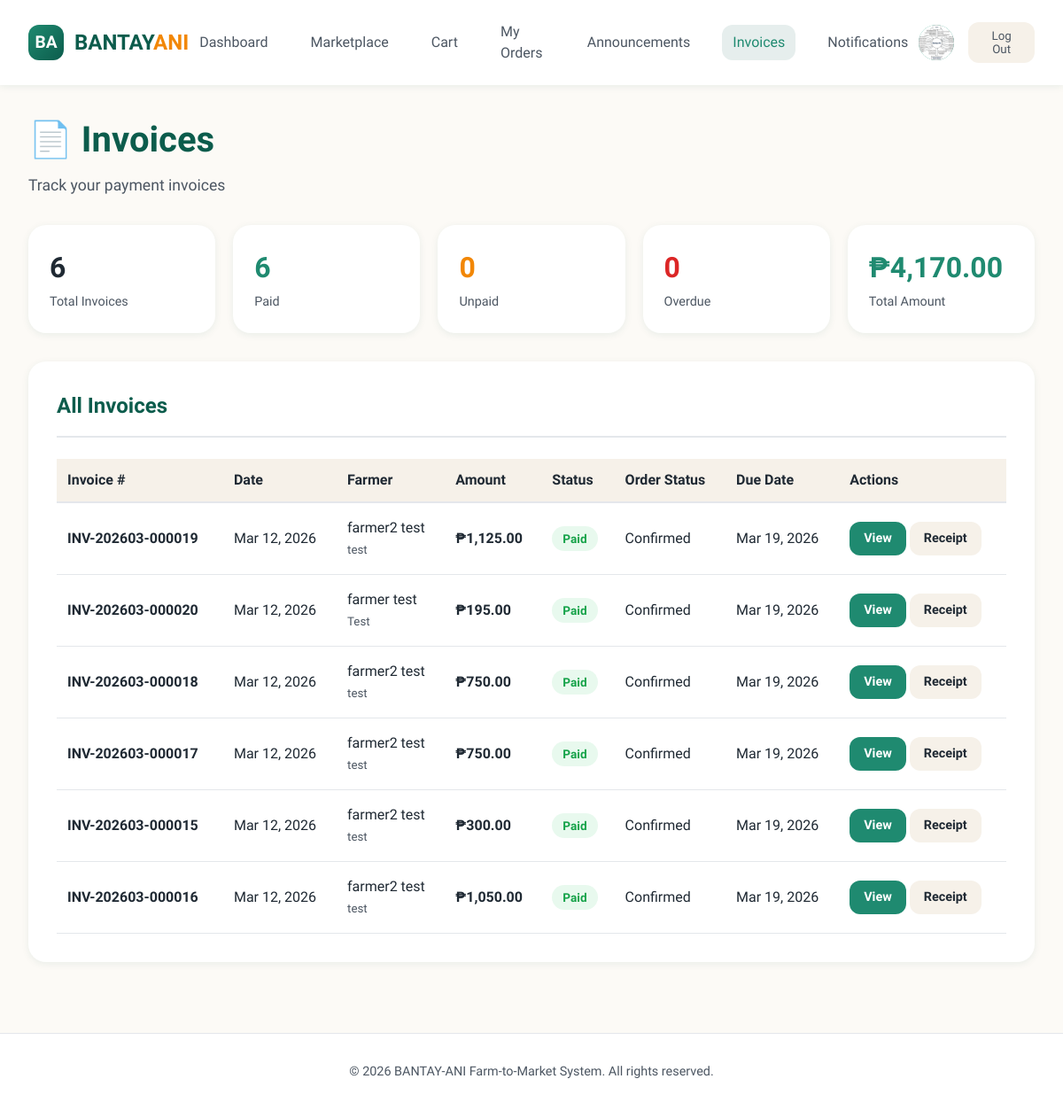
Screenshot of /invoices.php (signed in) with the database file from the repository.
### tables this page shows
CREATE TABLE `users` (
  `user_id` int(11) NOT NULL,
  `role` enum('Farmer','Buyer','Admin') NOT NULL,
  `first_name` varchar(45) NOT NULL,
  `middle_name` varchar(45) NOT NULL,
  `last_name` varchar(45) NOT NULL,
  `email` varchar(45) NOT NULL,
  `password` varchar(255) NOT NULL,
  `contact_number` varchar(45) DEFAULT NULL,
  `address` varchar(45) NOT NULL,
  `is_verified` tinyint(4) DEFAULT 0,
  `created_at` timestamp NULL DEFAULT current_timestamp(),
  `img_path` varchar(255) DEFAULT NULL
);

CREATE TABLE `invoices` (
  `invoice_id` int(11) NOT NULL,
  `invoice_number` varchar(50) NOT NULL,
  `order_id` int(11) NOT NULL,
  `buyer_id` int(11) NOT NULL,
  `farmer_id` int(11) NOT NULL,
  `subtotal` decimal(10,2) NOT NULL,
  `tax_amount` decimal(10,2) DEFAULT 0.00,
  `discount_amount` decimal(10,2) DEFAULT 0.00,
  `total_amount` decimal(10,2) NOT NULL,
  `payment_status` enum('Unpaid','Partially Paid','Paid','Overdue') DEFAULT 'Unpaid',
  `payment_method` enum('Cash','Bank Transfer','GCash','PayMaya','Credit Card','Check') DEFAULT NULL,
  `payment_date` datetime DEFAULT NULL,
  `due_date` date DEFAULT NULL,
  `notes` text DEFAULT NULL,
  `created_at` timestamp NOT NULL DEFAULT current_timestamp(),
  `updated_at` timestamp NOT NULL DEFAULT current_timestamp() ON UPDATE current_timestamp()
);

CREATE TABLE `farmer_profiles` (
  `farmer_id` int(11) NOT NULL,
  `farm_name` varchar(45) NOT NULL,
  `farm_location` varchar(255) NOT NULL,
  `farm_img_path` varchar(255) DEFAULT NULL,
  `verified_by` int(11) DEFAULT NULL,
  `verified_at` timestamp NULL DEFAULT NULL,
  `region` varchar(100) DEFAULT NULL
);

CREATE TABLE `orders` (
  `order_id` int(11) NOT NULL,
  `buyer_id` int(11) NOT NULL,
  `order_date` timestamp NULL DEFAULT current_timestamp(),
  `order_status` enum('Pending','Cancelled','Confirmed','Delivered','Shipped') DEFAULT 'Pending'
);

CREATE TABLE `payment` (
  `payment_id` int(11) NOT NULL,
  `order_id` int(11) NOT NULL,
  `payment_method` enum('Cash','Online') DEFAULT NULL,
  `payment_status` enum('Pending','Paid','Cancelled') DEFAULT 'Pending',
  `payment_date` timestamp NULL DEFAULT NULL
);

### invoices.php (the view, shortened to what this page needs)
<?php
require_once __DIR__ . '/includes/config.php';
$user_id = $_SESSION['user_id'];
$user_role = $_SESSION['role'];
$first_name = $_SESSION['first_name'];
$profile_img = null;
$stmt = $conn->prepare("SELECT img_path FROM users WHERE user_id = ?");
$stmt->bind_param("i", $user_id);
$stmt->execute();
$stmt->bind_result($profile_img);
if ($user_role === 'Buyer') {
    $query = "
        SELECT i.*,
       p.payment_status,
       CONCAT(u.first_name, ' ', u.last_name) as farmer_name,
       fp.farm_name,
       o.order_status
FROM invoices i
LEFT JOIN payment p ON i.order_id = p.order_id
LEFT JOIN users u ON i.farmer_id = u.user_id
LEFT JOIN farmer_profiles fp ON i.farmer_id = fp.farmer_id
LEFT JOIN orders o ON i.order_id = o.order_id
WHERE i.buyer_id = ?
ORDER BY i.created_at DESC
    ";
} else if ($user_role === 'Farmer') {
    $query = "
        SELECT i.*,
       p.payment_status,
       CONCAT(u.first_name, ' ', u.last_name) as buyer_name,
       c.company_name,
       o.order_status
        FROM invoices i
        LEFT JOIN payment p ON i.order_id = p.order_id
        LEFT JOIN users u ON i.buyer_id = u.user_id
        LEFT JOIN buyer_profiles bp ON i.buyer_id = bp.buyer_id
        LEFT JOIN company_buyers cb ON cb.buyer_id = bp.buyer_id
        LEFT JOIN companies c ON c.company_id = cb.company_id
        LEFT JOIN orders o ON i.order_id = o.order_id
        WHERE i.farmer_id = ?
        ORDER BY i.created_at DESC
    ";
} else {
    header('Location: index.php');
    exit;
}
$stmt = $conn->prepare($query);
$stmt->bind_param("i", $user_id);
$stmt->execute();
$invoices = $stmt->get_result()->fetch_all(MYSQLI_ASSOC);
$stats = [
    'total_invoices' => 0,
    'paid' => 0,
    'unpaid' => 0,
    'overdue' => 0,
    'total_amount' => 0
];
foreach ($invoices as &$invoice) {
    $stats['total_invoices']++;
    $stats['total_amount'] += $invoice['total_amount'];
    $payment_status = $invoice['payment_status'] ?? 'Unpaid';
    switch ($payment_status) {
        case 'Paid':
            $stats['paid']++;
            break;
    }
}
?>
<!DOCTYPE html>
<html lang="en">
<head>
</head>
<body>
    <nav class="navbar">
        <div class="logo-container">
            <div class="logo">BA</div>
            <div class="logo-text">BANTAY<span>ANI</span></div>
        </div>
        <div class="nav-links">
            <?php if ($user_role === 'Farmer'): ?>
                <a href="index.php" class="nav-link">Dashboard</a>
                <a href="marketplace.php" class="nav-link">Marketplace</a>
                <a href="./farmer/inventory.php" class="nav-link">My Inventory</a>
                <a href="./farmer/orders.php" class="nav-link">Orders</a>
                <a href="./farmer/cooperative.php" class="nav-link">Cooperative</a>
                <a href="reports.php" class="nav-link">Reports</a>
                <a href="announcements.php" class="nav-link">Announcements</a>
                <a href="invoices.php" class="nav-link active">Invoices</a>
                <a href="./farmer/notifications.php" class="nav-link">Notifications</a>
            <?php elseif ($user_role === 'Buyer'): ?>
                <a href="index.php" class="nav-link">Dashboard</a>
                <a href="marketplace.php" class="nav-link">Marketplace</a>
                <a href="./buyer/cart.php" class="nav-link">Cart</a>
                <a href="./buyer/orders.php" class="nav-link">My Orders</a>
                <a href="announcements.php" class="nav-link">Announcements</a>
                <a href="invoices.php" class="nav-link active">Invoices</a>
                <a href="./buyer/notifications.php" class="nav-link">Notifications</a>
            <?php endif; ?>
        </div>
        <div class="user-menu">
            <?php
                $profile_img = trim($profile_img ?? '');
                $absolute_path = $_SERVER['DOCUMENT_ROOT'] . '/bantayani/' . $profile_img;
                $public_path   = '/bantayani/' . $profile_img;
            ?>
            <a href="./user/profile.php" title="View Profile">
                <div class="user-avatar">
                    <?php if (!empty($profile_img) && file_exists($absolute_path)): ?>
                        <img src="<?= htmlspecialchars($public_path) ?>"
                             alt="Profile"
                             style="width:100%; height:100%; object-fit:cover; border-radius:50%;">
                    <?php else: ?>
                        <?= strtoupper(substr($first_name, 0, 1)) ?>
                    <?php endif; ?>
                </div>
            </a>
            <form method="GET" style="display:inline;">
                <button type="submit" name="logout" value="1" class="logout-btn">
                    Log Out
                </button>
            </form>
        </div>
    </nav>
    <div class="container">
        <div class="page-header">
            <h1>📄 Invoices</h1>
            <p><?= $user_role === 'Buyer' ? 'Track your payment invoices' : 'Manage your sales invoices' ?></p>
        </div>
        <div class="stats-grid">
            <div class="stat-card">
                <div class="stat-value"><?= $stats['total_invoices'] ?></div>
                <div class="stat-label">Total Invoices</div>
            </div>
            <div class="stat-card">
                <div class="stat-value green"><?= $stats['paid'] ?></div>
                <div class="stat-label">Paid</div>
            </div>
            <div class="stat-card">
                <div class="stat-value orange"><?= $stats['unpaid'] ?></div>
                <div class="stat-label">Unpaid</div>
            </div>
            <div class="stat-card">
                <div class="stat-value red"><?= $stats['overdue'] ?></div>
                <div class="stat-label">Overdue</div>
            </div>
            <div class="stat-card">
                <div class="stat-value green">₱<?= number_format($stats['total_amount'], 2) ?></div>
                <div class="stat-label">Total Amount</div>
            </div>
        </div>
        <div class="invoices-section">
            <div class="section-header">
                <h2 class="section-title">All Invoices</h2>
            </div>
            <?php if (empty($invoices)): ?>
                <div class="empty-state">
                    <div class="empty-state-icon">📭</div>
                    <h2>No Invoices Yet</h2>
                    <p>Invoices will appear here once orders are confirmed.</p>
                </div>
            <?php else: ?>
                <table class="invoices-table">
                    <thead>
                        <tr>
                            <th>Invoice #</th>
                            <th>Date</th>
                            <th><?= $user_role === 'Buyer' ? 'Farmer' : 'Buyer' ?></th>
                            <th>Amount</th>
                            <th>Status</th>
                            <th>Order Status</th>
                            <th>Due Date</th>
                            <th>Actions</th>
                        </tr>
                    </thead>
                    <tbody>
                        <?php foreach ($invoices as $invoice): ?>
                            <tr>
                                <td><strong><?= htmlspecialchars($invoice['invoice_number']) ?></strong></td>
                                <td><?= date('M d, Y', strtotime($invoice['created_at'])) ?></td>
                                <td>
                                    <?php if ($user_role === 'Buyer'): ?>
                                        <?= htmlspecialchars($invoice['farmer_name']) ?><br>
                                        <small style="color: var(--text-light);"><?= htmlspecialchars($invoice['farm_name'] ?? '') ?></small>
                                    <?php else: ?>
                                        <?= htmlspecialchars($invoice['buyer_name']) ?><br>
                                        <small style="color: var(--text-light);"><?= htmlspecialchars($invoice['company_name'] ?? '') ?></small>
                                    <?php endif; ?>
                                </td>
                                <td><strong>₱<?= number_format($invoice['total_amount'], 2) ?></strong></td>
                                <td>
                                    <span class="status-badge status-<?= strtolower(str_replace(' ', '', $invoice['computed_status'])) ?>">
                                    <?= $invoice['computed_status'] ?>
                                    </span>
                                </td>
                                <td><?= htmlspecialchars($invoice['order_status'] ?? '-') ?></td>
                                <td>
                                    <?php if ($invoice['due_date']): ?>
                                        <?= date('M d, Y', strtotime($invoice['due_date'])) ?>
                                    <?php else: ?>
                                        -
                                    <?php endif; ?>
                                </td>
                                <td>
                                    <a href="invoice_view.php?id=<?= $invoice['invoice_id'] ?>" class="btn btn-primary">
                                        View
                                    </a>
                                    <?php if ($invoice['computed_status'] === 'Paid'): ?>
                                        <a href="receipt_view.php?invoice=<?= $invoice['invoice_id'] ?>" class="btn btn-secondary">
                                            Receipt
                                        </a>
                                    <?php endif; ?>
                                </td>
                            </tr>
                        <?php endforeach; ?>
                    </tbody>
                </table>
            <?php endif; ?>
        </div>
    </div>
    <footer class="footer">
        <p>© <?= date('Y') ?> BANTAY-ANI Farm-to-Market System. All rights reserved.</p>
    </footer>
</body>
</html>

### invoices.php (style rules this page uses)
:root { --green-dark: #0c5c4c; --green: #1f8a70; --green-light: #4cb69f; --orange: #f28705; --beige: #f6f1e9; --beige-light: #fcfaf6; --text: #1f2933; --text-light: #4c5662; --border: #e4e7eb; --shadow-sm: 0 2px 8px rgba(12, 92, 76, 0.08); --shadow-md: 0 8px 20px rgba(12, 92, 76, 0.12); --shadow-lg: 0 25px 60px rgba(12, 92, 76, 0.2); --radius-sm: 12px; --radius-md: 20px; --radius-lg: 28px; }
* { margin: 0; padding: 0; box-sizing: border-box; }
body { font-family: 'Quicksand', 'Segoe UI', sans-serif; background: var(--beige-light); color: var(--text); line-height: 1.5; min-height: 100vh; }
.navbar { background: white; padding: 16px 32px; box-shadow: var(--shadow-sm); display: flex; justify-content: space-between; align-items: center; position: sticky; top: 0; z-index: 1000; }
.logo-container { display: flex; align-items: center; gap: 12px; }
.logo { width: 40px; height: 40px; background: linear-gradient(135deg, var(--green), var(--green-dark)); border-radius: 12px; display: flex; align-items: center; justify-content: center; color: white; font-weight: 700; font-size: 1.2rem; }
.logo-text { font-size: 1.5rem; font-weight: 700; color: var(--green-dark); }
.logo-text span { color: var(--orange); }
.nav-links { display: flex; gap: 24px; align-items: center; }
.nav-link { text-decoration: none; color: var(--text-light); font-weight: 500; padding: 8px 12px; border-radius: var(--radius-sm); transition: all 0.2s; }
.nav-link.active { color: var(--green); background: rgba(12, 92, 76, 0.1); }
.user-menu { display: flex; align-items: center; gap: 16px; }
.user-avatar { width: 40px; height: 40px; background: linear-gradient(135deg, var(--green-light), var(--green)); border-radius: 50%; display: flex; align-items: center; justify-content: center; color: white; font-weight: 600; font-size: 1.1rem; }
.logout-btn { background: var(--beige); color: var(--text-light); border: none; padding: 8px 16px; border-radius: var(--radius-sm); font-family: inherit; font-weight: 500; cursor: pointer; transition: all 0.2s; }
.container { max-width: 1400px; margin: 0 auto; padding: 32px; }
.page-header { margin-bottom: 32px; }
.page-header h1 { font-size: 2.5rem; color: var(--green-dark); margin-bottom: 8px; }
.page-header p { color: var(--text-light); font-size: 1.1rem; }
.stats-grid { display: grid; grid-template-columns: repeat(auto-fit, minmax(200px, 1fr)); gap: 20px; margin-bottom: 32px; }
.stat-card { background: white; padding: 24px; border-radius: var(--radius-md); box-shadow: var(--shadow-sm); }
.stat-value { font-size: 2rem; font-weight: 700; margin-bottom: 4px; }
.stat-value.green { color: var(--green); }
.stat-value.orange { color: var(--orange); }
.stat-value.red { color: #dc2626; }
.stat-label { color: var(--text-light); font-size: 0.9rem; }
.invoices-section { background: white; border-radius: var(--radius-md); padding: 32px; box-shadow: var(--shadow-sm); }
.section-header { display: flex; justify-content: space-between; align-items: center; margin-bottom: 24px; padding-bottom: 16px; border-bottom: 2px solid var(--border); }
.section-title { font-size: 1.5rem; font-weight: 700; color: var(--green-dark); }
.invoices-table { width: 100%; border-collapse: collapse; }
.invoices-table th { text-align: left; padding: 12px; background: var(--beige); color: var(--text); font-weight: 600; border-bottom: 2px solid var(--border); }
.invoices-table td { padding: 16px 12px; border-bottom: 1px solid var(--border); }
.status-badge { display: inline-block; padding: 4px 12px; border-radius: 999px; font-size: 0.85rem; font-weight: 600; }
.status-paid { background: rgba(34, 197, 94, 0.1); color: #16a34a; }
.btn { padding: 8px 16px; border: none; border-radius: var(--radius-sm); font-family: inherit; font-weight: 600; cursor: pointer; text-decoration: none; display: inline-block; transition: all 0.3s; font-size: 0.9rem; }
.btn-primary { background: var(--green); color: white; }
.btn-secondary { background: var(--beige); color: var(--text); }
.footer { text-align: center; padding: 32px; color: var(--text-light); font-size: 0.9rem; border-top: 1px solid var(--border); margin-top: 48px; background: white; }

### rows the page displays
users: img_path (picture)
invoices: invoice_number "INV-202603-000019", created_at "Mar 12, 2026", farmer_name "farmer2 test", farmer_profiles.farm_name "test", total_amount "1,125.00", computed_status "Paid", order.order_status "Confirmed", due_date "Mar 19, 2026"
invoices: invoice_number "INV-202603-000020", created_at "Mar 12, 2026", farmer_name "farmer test", farmer_profiles.farm_name "Test", total_amount "195.00", payment.payment_status "Paid", order.order_status "Confirmed", due_date "Mar 19, 2026"
invoices: invoice_number "INV-202603-000018", created_at "Mar 12, 2026", farmer_name "farmer2 test", farmer_profiles.farm_name "test", total_amount "750.00", payment.payment_status "Paid", order.order_status "Confirmed", due_date "Mar 19, 2026"
invoices: invoice_number "INV-202603-000017", created_at "Mar 12, 2026", farmer_name "farmer2 test", farmer_profiles.farm_name "test", total_amount "750.00", payment.payment_status "Paid", order.order_status "Confirmed", due_date "Mar 19, 2026"
invoices: invoice_number "INV-202603-000015", created_at "Mar 12, 2026", farmer_name "farmer2 test", farmer_profiles.farm_name "test", total_amount "300.00", payment.payment_status "Paid", order.order_status "Confirmed", due_date "Mar 19, 2026"
invoices: invoice_number "INV-202603-000016", created_at "Mar 12, 2026", farmer_name "farmer2 test", farmer_profiles.farm_name "test", total_amount "1,050.00", payment.payment_status "Paid", order.order_status "Confirmed", due_date "Mar 19, 2026"

### other values shown
$stats['total_invoices'] "6"
$stats['paid'] "6"
$stats['unpaid'] "0"
$stats['overdue'] "0"
$stats['total_amount'] "4,170.00"
